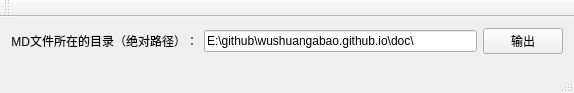
<?xml version="1.0" encoding="UTF-8"?>
<ui version="4.0">
 <class>MainWindow</class>
 <widget class="QMainWindow" name="MainWindow">
  <property name="geometry">
   <rect>
    <x>0</x>
    <y>0</y>
    <width>574</width>
    <height>93</height>
   </rect>
  </property>
  <property name="windowTitle">
   <string>Tool</string>
  </property>
  <widget class="QWidget" name="centralWidget">
   <layout class="QVBoxLayout" name="verticalLayout">
    <item>
     <spacer name="verticalSpacer_2">
      <property name="orientation">
       <enum>Qt::Vertical</enum>
      </property>
      <property name="sizeHint" stdset="0">
       <size>
        <width>20</width>
        <height>3</height>
       </size>
      </property>
     </spacer>
    </item>
    <item>
     <layout class="QHBoxLayout" name="horizontalLayout">
      <item>
       <widget class="QLabel" name="label">
        <property name="text">
         <string>MD文件所在的目录（绝对路径）：</string>
        </property>
        <property name="alignment">
         <set>Qt::AlignRight|Qt::AlignTrailing|Qt::AlignVCenter</set>
        </property>
       </widget>
      </item>
      <item>
       <widget class="QLineEdit" name="lineEdit_Path">
        <property name="text">
         <string>E:\github\wushuangabao.github.io\doc\</string>
        </property>
        <property name="dragEnabled">
         <bool>true</bool>
        </property>
       </widget>
      </item>
      <item>
       <widget class="QPushButton" name="pushButton_4">
        <property name="text">
         <string>输出</string>
        </property>
       </widget>
      </item>
     </layout>
    </item>
    <item>
     <spacer name="verticalSpacer">
      <property name="orientation">
       <enum>Qt::Vertical</enum>
      </property>
      <property name="sizeHint" stdset="0">
       <size>
        <width>20</width>
        <height>22</height>
       </size>
      </property>
     </spacer>
    </item>
   </layout>
  </widget>
  <widget class="QToolBar" name="mainToolBar">
   <attribute name="toolBarArea">
    <enum>TopToolBarArea</enum>
   </attribute>
   <attribute name="toolBarBreak">
    <bool>false</bool>
   </attribute>
  </widget>
  <widget class="QStatusBar" name="statusBar"/>
 </widget>
 <layoutdefault spacing="6" margin="11"/>
 <resources/>
 <connections/>
</ui>
